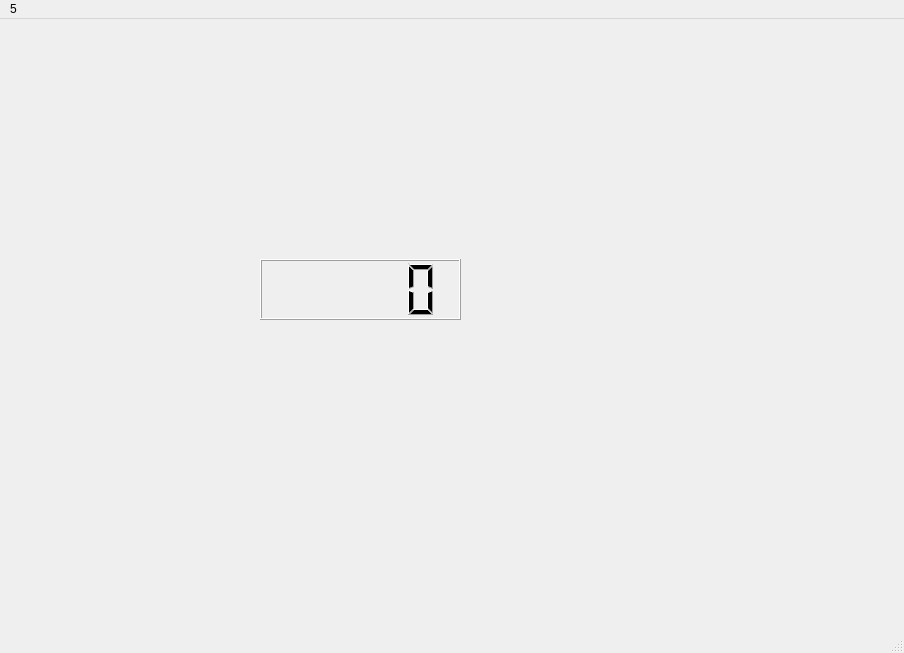
<?xml version="1.0" encoding="UTF-8"?>
<ui version="4.0">
 <class>MainWindow</class>
 <widget class="QMainWindow" name="MainWindow">
  <property name="geometry">
   <rect>
    <x>0</x>
    <y>0</y>
    <width>904</width>
    <height>653</height>
   </rect>
  </property>
  <property name="windowTitle">
   <string>MainWindow</string>
  </property>
  <widget class="QWidget" name="centralwidget">
   <widget class="QLCDNumber" name="lcdNumber">
    <property name="geometry">
     <rect>
      <x>260</x>
      <y>240</y>
      <width>201</width>
      <height>61</height>
     </rect>
    </property>
   </widget>
  </widget>
  <widget class="QMenuBar" name="menubar">
   <property name="geometry">
    <rect>
     <x>0</x>
     <y>0</y>
     <width>904</width>
     <height>22</height>
    </rect>
   </property>
   <widget class="QMenu" name="menu5">
    <property name="title">
     <string>5</string>
    </property>
   </widget>
   <addaction name="menu5"/>
  </widget>
  <widget class="QStatusBar" name="statusbar"/>
 </widget>
 <resources/>
 <connections/>
</ui>
